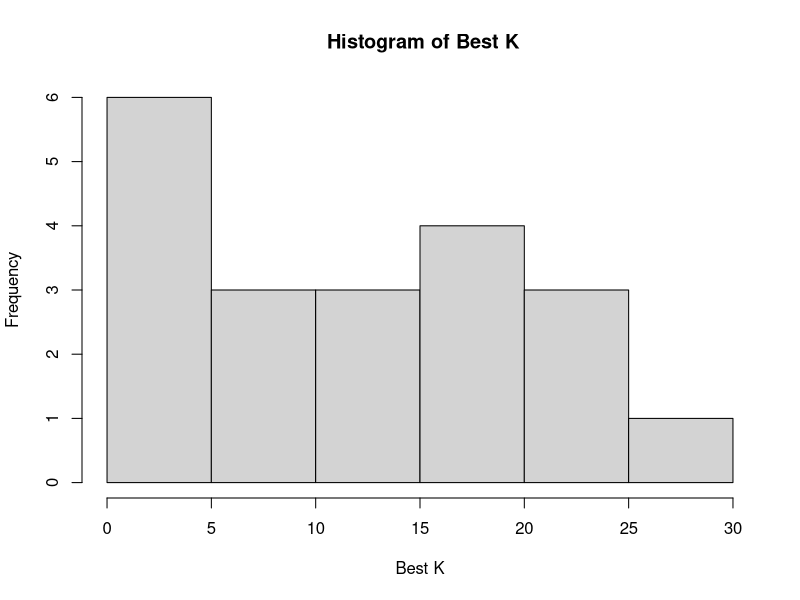
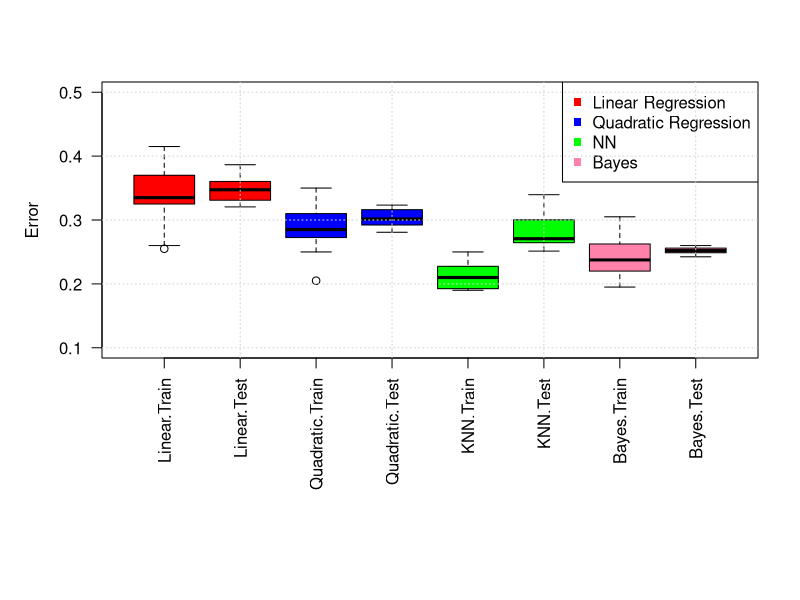

R code for these plots, in order:
## ---- chunk 1
knitr::opts_chunk$set(echo = TRUE)
## ---- chunk 2
library(class)
library(ggplot2)
set.seed(3402)

## ---- chunk 3
# nc  : number of cluster centers
# sdc : standard deviation for generating the cluster centers
# p: dimension 
generateCenters = function(nc, sdc,p) {

#Centers normally distributed with mean  (1,0)
m1 = matrix(rnorm(csize*p), csize, p)*sigma + cbind( rep(1,csize), rep(0,csize));

#Centers normally distributed with mean  (0,1)
m0 = matrix(rnorm(csize*p), csize, p)*sigma + cbind( rep(0,csize), rep(1,csize));

  return(list("center0" = m0,
              "center1" = m1))
} 
## ---- chunk 4
#Function to generate data
generateData = function(centers, ntr, nte, s, csize) {

# Randomly allocate the n samples for class 1 to the 10 clusters
id1 = sample(1:csize, ntr, replace = TRUE);

# Randomly allocate the n samples for class 1 to the 10 clusters
id0 = sample(1:csize, ntr, replace = TRUE);  

m0 = centers$center0
m1 = centers$center1

#Generate training set
X_train = matrix(rnorm(2*ntr*p), 2*ntr, p)*s + rbind(m1[id1,], m0[id0,])
Y_train = (c(rep(1,ntr), rep(0,ntr)))


train_set = data.frame(X1 = X_train[,1], X2 = X_train[,2], Y = Y_train)

#Generate test set
id1 = sample(1:csize, nte, replace=TRUE);
id0 = sample(1:csize, nte, replace=TRUE); 
X_test = matrix(rnorm(2*nte*p), 2*nte, p)*s +   rbind(m1[id1,], m0[id0,])
Ytest = (c(rep(1,nte), rep(0,nte)))

test_set = data.frame(X1 = X_test[,1], X2 = X_test[,2], Y = Ytest)


return(list("train" = train_set,
              "test" = test_set))
}
## ---- chunk 5
eval_performance  = function(model, data) {

  #Calculate train error
  train_pred = as.integer(model$fitted.values > 0.5)
  train_error = mean(train_pred != data$train$Y )
  
  #Calculate test error
  test_pred = predict(model, newdata = data.frame(data$test[-3])) >0.5
  test_error = mean(test_pred != data$test$Y )
  
  return(list("train_error" = train_error,
              "test_error" = test_error))
}
  
## ---- chunk 6
find_best_k = function(data, foldNum)
{
  dataSet = data$train[, c("X1", "X2", "Y")]  ## 200-by-3 training data
  dataSet$Y = as.factor(dataSet$Y)
  foldSize = floor(nrow(dataSet)/foldNum)  
  KVector = seq(1, (nrow(dataSet) - foldSize), 2)
  min_error = 1
  min_k = 0
  for(K in KVector)
  {
   error = 0
   for(runId in 1:foldNum){
     testSetIndex = ((runId-1)*foldSize + 1):(ifelse(runId == foldNum, nrow(dataSet), runId*foldSize))
     trainX = dataSet[-testSetIndex, c('X1', 'X2')]
     trainY = as.factor(dataSet[-testSetIndex, ]$Y)
     testX = dataSet[testSetIndex, c('X1' , 'X2')]
     testY = as.factor(dataSet[testSetIndex, ]$Y)
     predictY = knn(trainX, testX, trainY, K)
     error = error + sum(predictY != testY) 
   }
   error = error / nrow(dataSet)
   #Check and store the minimum error and corresponding K 
   #the condition '<='  will ensure in case of equal errors higher K will be chosen 
   #since we are going thru K in increasing order. 

   if(error <= min_error)
   {
     min_error = error
     min_k = K
   }

  }
  return(list("min_error" = min_error,
              "best_k" = min_k))
  
}
## ---- chunk 7
mixnorm = function(x, centers0, centers1, s){
  ## return the density ratio for a point x, where each 
  ## density is a mixture of normal with multiple components
  d1 = sum(exp(-apply((t(centers1) - x)^2, 2, sum) / (2 * s^2)))
  d0 = sum(exp(-apply((t(centers0) - x)^2, 2, sum) / (2 * s^2)))
  
  return (d1 / d0)
}
## ---- chunk 8
#Generate centers
p = 2;          #dimension    
sigma = 1;      # sd for generating the centers 
csize = 10;       # number of centers
centers = generateCenters(csize,sigma,p)

#Generate data
ntr = 100 #no of training data
nte = 5000 #no of test data
s = sqrt(sigma/5);  # sd for generating x. 
num_sim = 20 #No. of simulations


#Allocate storage for results
linear_train = rep(0,num_sim)
linear_test = rep(0,num_sim)

quad_train = rep(0,num_sim)
quad_test = rep(0,num_sim)

knn_train = rep(0,num_sim)
knn_test = rep(0,num_sim)
knn_best_k = rep(0,num_sim)

bayes_train = rep(0,num_sim)
bayes_test = rep(0,num_sim)

#Repeat simulation num_sim times
for (i in 1:num_sim)  
{  
  data = generateData(centers,ntr,nte,s,csize)
  
  #----------------------------------------------------------------------------------- 
  #Run linear regression 
  #----------------------------------------------------------------------------------- 
  model_linear = lm(formula = Y ~ X1 + X2, data = data$train)
  error_linear = eval_performance(model_linear,data)
  linear_train[i] = error_linear$train_error
  linear_test[i] = error_linear$test_error
  
  #----------------------------------------------------------------------------------- 
  #Run quadratic regression 
  #----------------------------------------------------------------------------------- 
  model_quadratic = lm(formula = Y ~ X1 + X2 + I(X1 * X2) + I(X1^2) + I(X2^2), data = data$train)
  error_quadratic = eval_performance(model_quadratic,data)
  
  quad_train[i] = error_quadratic$train_error
  quad_test[i] = error_quadratic$test_error
 
  #----------------------------------------------------------------------------------- 
  #KNN classification
  #----------------------------------------------------------------------------------- 
  #Find best K
  foldNum = 10
  result= find_best_k(data,foldNum)
  knn_best_k[i] = result$best_k
  
  #KNN Training error
  trainX = data$train[,c('X1','X2')]
  trainY = as.factor(data$train[,'Y'])
  predictY = knn(trainX, trainX, trainY, result$best_k)
  knn_train_error = mean(predictY != trainY )
  knn_train[i] =  knn_train_error

  #KNN Test error
  trainX = data$train[,c('X1','X2')]
  testX = data$test[,c('X1','X2')]
  trainY = as.factor(data$train[,'Y'])
  testY = as.factor(data$test[,'Y'])

  predictY = knn(trainX, testX, trainY, result$best_k)
  knn_test_error = mean(predictY != testY)
  knn_test[i] = knn_test_error 
  
  #----------------------------------------------------------------------------------- 
  #Bayes rule
  #----------------------------------------------------------------------------------- 
  #Bayes error on training data
  Ytrain_pred_Bayes = apply(trainX, 1, mixnorm, centers$center0,centers$center1,s )
  Ytrain_pred_Bayes = as.numeric(Ytrain_pred_Bayes > 1);
  table(trainY, Ytrain_pred_Bayes); 
  train.err.Bayes = sum(trainY !=  Ytrain_pred_Bayes) / (2*ntr)
  bayes_train[i] = train.err.Bayes
  
  #Bayes error on test data
  Ytest_pred_Bayes = apply(testX, 1, mixnorm, centers$center0,centers$center1,s )
  Ytest_pred_Bayes = as.numeric(Ytest_pred_Bayes > 1);
  table(testY, Ytest_pred_Bayes); 
  test.err.Bayes = sum(testY !=  Ytest_pred_Bayes) / (2*nte)
  bayes_test[i] = test.err.Bayes

}


## ---- chunk 9
hist(knn_best_k, xlab = "Best K", main = " Histogram of Best K")
## ---- chunk 10
df = data.frame("Linear Train" = linear_train,
                "Linear Test" = linear_test,
                "Quadratic Train" = quad_train,
                "Quadratic Test" = quad_test,
                "KNN Train" = knn_train,
                "KNN Test" = knn_test,
                "Bayes Train" = bayes_train,
                "Bayes Test" = bayes_test
                
                )


## ---- chunk 11
boxplot(df, 
        las =2,
        ylab = "Error",
        par(mar = c(12, 5, 4, 2) + 0.1),
        ylim = c(0.1, 0.5),
        col = c("red","red","blue","blue","green","green","palevioletred1","palevioletred1")
        )
legend("topright", legend=c("Linear Regression", "Quadratic Regression", "NN","Bayes"),
       col=c("red", "blue","green","palevioletred1"), pch = 15 , cex=1)

grid()
